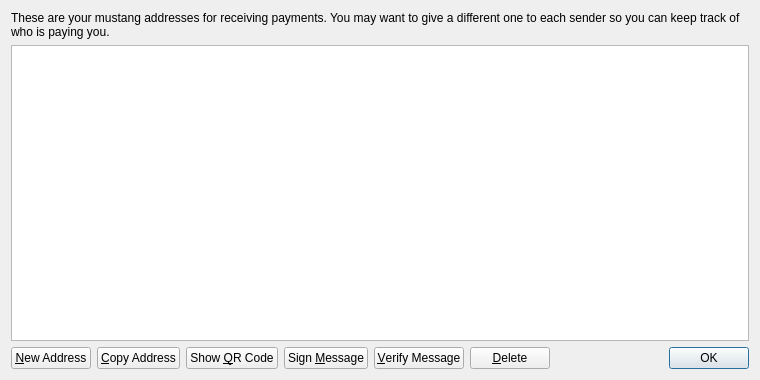
<?xml version="1.0" encoding="UTF-8"?>
<ui version="4.0">
 <class>AddressBookPage</class>
 <widget class="QWidget" name="AddressBookPage">
  <property name="geometry">
   <rect>
    <x>0</x>
    <y>0</y>
    <width>760</width>
    <height>380</height>
   </rect>
  </property>
  <property name="windowTitle">
   <string>Address Book</string>
  </property>
  <layout class="QVBoxLayout" name="verticalLayout">
   <item>
    <widget class="QLabel" name="labelExplanation">
     <property name="text">
      <string>These are your mustang addresses for receiving payments. You may want to give a different one to each sender so you can keep track of who is paying you.</string>
     </property>
     <property name="textFormat">
      <enum>Qt::PlainText</enum>
     </property>
     <property name="wordWrap">
      <bool>true</bool>
     </property>
    </widget>
   </item>
   <item>
    <widget class="QTableView" name="tableView">
     <property name="contextMenuPolicy">
      <enum>Qt::CustomContextMenu</enum>
     </property>
     <property name="toolTip">
      <string>Double-click to edit address or label</string>
     </property>
     <property name="tabKeyNavigation">
      <bool>false</bool>
     </property>
     <property name="alternatingRowColors">
      <bool>true</bool>
     </property>
     <property name="selectionMode">
      <enum>QAbstractItemView::SingleSelection</enum>
     </property>
     <property name="selectionBehavior">
      <enum>QAbstractItemView::SelectRows</enum>
     </property>
     <property name="sortingEnabled">
      <bool>true</bool>
     </property>
     <attribute name="verticalHeaderVisible">
      <bool>false</bool>
     </attribute>
    </widget>
   </item>
   <item>
    <layout class="QHBoxLayout" name="horizontalLayout">
     <item>
      <widget class="QPushButton" name="newAddressButton">
       <property name="toolTip">
        <string>Create a new address</string>
       </property>
       <property name="text">
        <string>&amp;New Address</string>
       </property>
       <property name="icon">
        <iconset resource="../bitcoin.qrc">
         <normaloff>:/icons/add</normaloff>:/icons/add</iconset>
       </property>
      </widget>
     </item>
     <item>
      <widget class="QPushButton" name="copyToClipboard">
       <property name="toolTip">
        <string>Copy the currently selected address to the system clipboard</string>
       </property>
       <property name="text">
        <string>&amp;Copy Address</string>
       </property>
       <property name="icon">
        <iconset resource="../bitcoin.qrc">
         <normaloff>:/icons/editcopy</normaloff>:/icons/editcopy</iconset>
       </property>
      </widget>
     </item>
     <item>
      <widget class="QPushButton" name="showQRCode">
       <property name="text">
        <string>Show &amp;QR Code</string>
       </property>
       <property name="icon">
        <iconset resource="../bitcoin.qrc">
         <normaloff>:/icons/qrcode</normaloff>:/icons/qrcode</iconset>
       </property>
      </widget>
     </item>
     <item>
      <widget class="QPushButton" name="signMessage">
       <property name="toolTip">
        <string>Sign a message to prove you own a mustang address</string>
       </property>
       <property name="text">
        <string>Sign &amp;Message</string>
       </property>
       <property name="icon">
        <iconset resource="../bitcoin.qrc">
         <normaloff>:/icons/edit</normaloff>:/icons/edit</iconset>
       </property>
      </widget>
     </item>
     <item>
      <widget class="QPushButton" name="verifyMessage">
       <property name="toolTip">
        <string>Verify a message to ensure it was signed with a specified mustang address</string>
       </property>
       <property name="text">
        <string>&amp;Verify Message</string>
       </property>
       <property name="icon">
        <iconset resource="../bitcoin.qrc">
         <normaloff>:/icons/transaction_0</normaloff>:/icons/transaction_0</iconset>
       </property>
      </widget>
     </item>
     <item>
      <widget class="QPushButton" name="deleteButton">
       <property name="toolTip">
        <string>Delete the currently selected address from the list</string>
       </property>
       <property name="text">
        <string>&amp;Delete</string>
       </property>
       <property name="icon">
        <iconset resource="../bitcoin.qrc">
         <normaloff>:/icons/remove</normaloff>:/icons/remove</iconset>
       </property>
      </widget>
     </item>
     <item>
      <spacer name="horizontalSpacer">
       <property name="orientation">
        <enum>Qt::Horizontal</enum>
       </property>
       <property name="sizeHint" stdset="0">
        <size>
         <width>40</width>
         <height>20</height>
        </size>
       </property>
      </spacer>
     </item>
     <item>
      <widget class="QDialogButtonBox" name="buttonBox">
       <property name="sizePolicy">
        <sizepolicy hsizetype="Maximum" vsizetype="Fixed">
         <horstretch>0</horstretch>
         <verstretch>0</verstretch>
        </sizepolicy>
       </property>
       <property name="standardButtons">
        <set>QDialogButtonBox::Ok</set>
       </property>
      </widget>
     </item>
    </layout>
   </item>
  </layout>
 </widget>
 <resources>
  <include location="../bitcoin.qrc"/>
 </resources>
 <connections/>
</ui>
